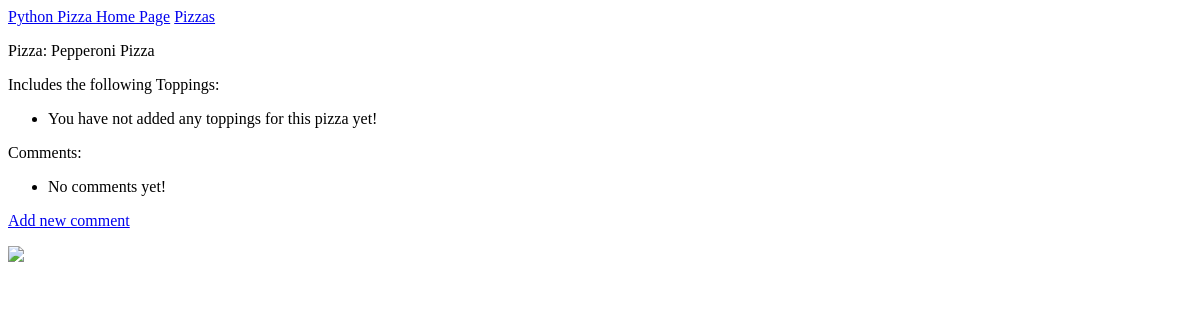
The app's page /pizza/3/, older data.
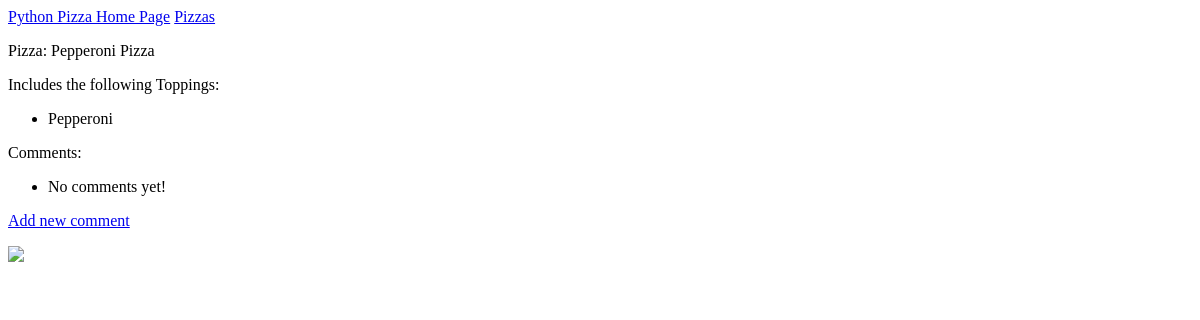
The same page, newer data.
### Pizzas/models.py (models this page shows, shortened)
class Pizza(models.Model):
    pizza_name = models.CharField(max_length=200)
    def __str__(self):
        return self.pizza_name

class Topping(models.Model):
    pizza = models.ForeignKey(Pizza,on_delete=models.CASCADE)
    topping_name = models.CharField(max_length=200)
    class Meta:
        verbose_name_plural = 'toppings'

### Pizzas/views.py (the view)
# urls.py: path('pizza/<int:pizza_id>/',views.pizza,name='pizza'),
def pizza(request,pizza_id):
    p = Pizza.objects.get(id=pizza_id)
    toppings = Topping.objects.filter(pizza=p)
    comments = Comment.objects.filter(pizza=p)
    context = {'pizza':p, 'toppings':toppings,'comment':comments}
    return render(request, 'pizzas/pizza.html', context)

### Pizzas/templates/pizzas/pizza.html
{% extends "pizzas/base.html" %}
{% block content %}
<p> Pizza: {{ pizza }} </p>
<p> Includes the following Toppings:</p>
<ul>
    {% for top in toppings %}
        <li> {{ top.topping_name }} </li>
    {% empty %}
    <li> You have not added any toppings for this pizza yet! </li>
    {% endfor %}
</ul>
<p> Comments: </p>
<ul>
    {% for comm in comments %}
    <li>
        <p> {{ comm.comment }} </p>
    </li>
    {% empty %}
    <li> No comments yet! </li>
    {% endfor %}
</ul>
<p>
    <a href="{% url 'pizzas:comment' pizza.id %}">Add new comment</a>
</p>
<img src="https://images.app.goo.gl/RaciVE4CHwKunxss9">
{% endblock content %}

### Pizzas/templates/pizzas/base.html
<p>
    <a href="{% url 'pizzas:index' %}">Python Pizza Home Page</a>
    <a href="{% url 'pizzas:pizzas' %}">Pizzas</a>
</p>
{% block content %}
{% endblock content %}

Row changes from the older to the newer data that the page shows:
added Topping: topping_name "Pepperoni"
Text that changed along with them:
text no longer shown: "You have not added any toppings for this pizza yet!"
